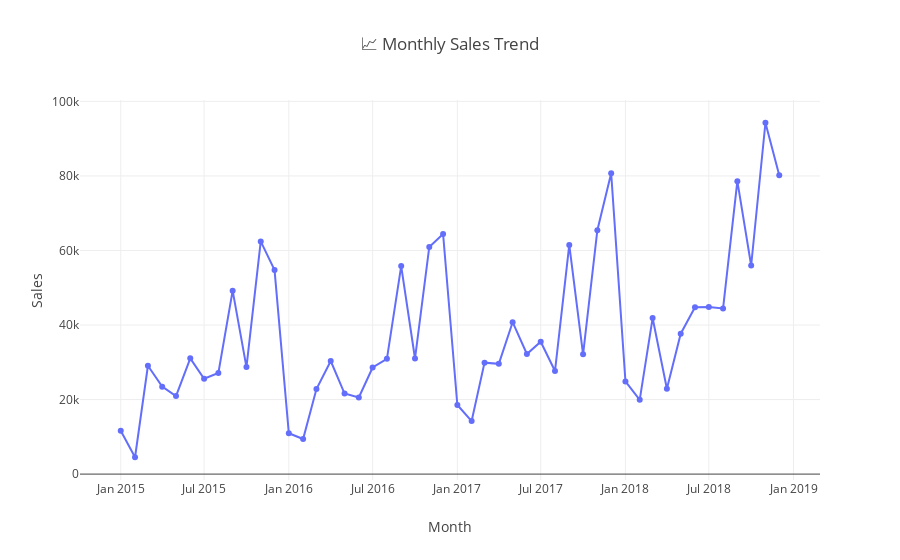

This figure's notebook cell:
### Markdown cell above
## 2 Visualisation

### Code cell
# group by month
filtered_data['Year_Month'] = filtered_data['Year_Month'].astype(str)
monthly_sales = filtered_data.groupby('Year_Month')['Sales'].sum().reset_index()

# plot 📈 Monthly Sales Trend

fig = px.line(monthly_sales, x='Year_Month', y='Sales',
              title='📈 Monthly Sales Trend',
              markers=True, color_discrete_sequence=['#636EFA'])
fig.update_layout(xaxis_title='Month', yaxis_title='Sales')
fig.show()

### Figure 1 — Plotly figure (JSON) as saved in the notebook; plotly's stock layout.template omitted (floating-point values rounded to 4 significant figures)
{"data": [{"hovertemplate": "Year_Month=%{x}<br>Sales=%{y}<extra></extra>", "legendgroup": "", "line": {"color": "#636EFA", "dash": "solid"}, "marker": {"symbol": "circle"}, "mode": "lines+markers", "name": "", "orientation": "v", "showlegend": false, "type": "scatter", "x": ["2015-01", "2015-02", "2015-03", "2015-04", "2015-05", "2015-06", "2015-07", "2015-08", "2015-09", "2015-10", "2015-11", "2015-12", "2016-01", "2016-02", "2016-03", "2016-04", "2016-05", "2016-06", "2016-07", "2016-08", "2016-09", "2016-10", "2016-11", "2016-12", "2017-01", "2017-02", "2017-03", "2017-04", "2017-05", "2017-06", "2017-07", "2017-08", "2017-09", "2017-10", "2017-11", "2017-12", "2018-01", "2018-02", "2018-03", "2018-04", "2018-05", "2018-06", "2018-07", "2018-08", "2018-09", "2018-10", "2018-11", "2018-12"], "xaxis": "x", "y": [11630.0, 4520.0, 29070.0, 23460.0, 20930.0, 31060.0, 25590.0, 27120.0, 49220.0, 28720.0, 62420.0, 54750.0, 10970.0, 9409.0, 22830.0, 30340.0, 21620.0, 20550.0, 28610.0, 30940.0, 55820.0, 31010.0, 60950.0, 64420.0, 18540.0, 14230.0, 29910.0, 29580.0, 40750.0, 32220.0, 35520.0, 27660.0, 61490.0, 32150.0, 65440.0, 80710.0, 24870.0, 19920.0, 41860.0, 22910.0, 37660.0, 44790.0, 44830.0, 44440.0, 78600.0, 55960.0, 94270.0, 80150.0], "yaxis": "y"}], "layout": {"legend": {"tracegroupgap": 0}, "title": {"text": "📈 Monthly Sales Trend"}, "xaxis": {"anchor": "y", "domain": [0, 1], "title": {"text": "Month"}}, "yaxis": {"anchor": "x", "domain": [0, 1], "title": {"text": "Sales"}}}}
